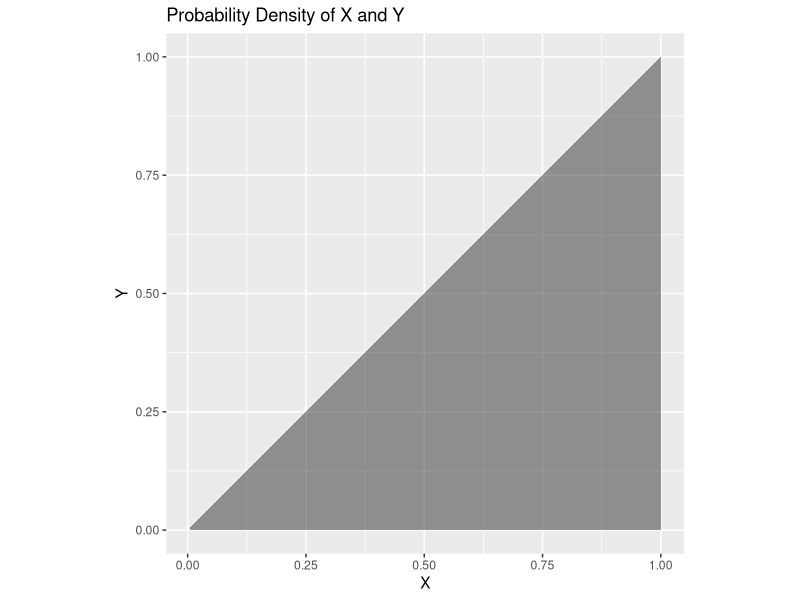
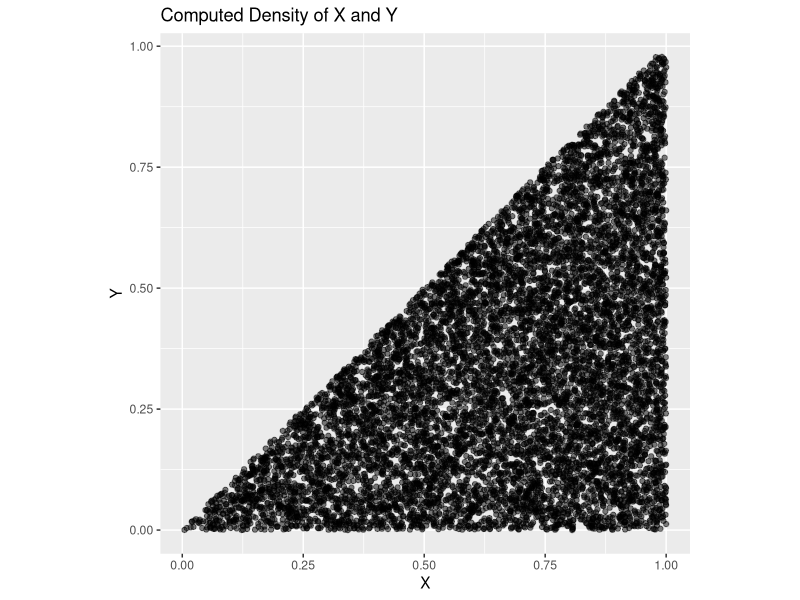
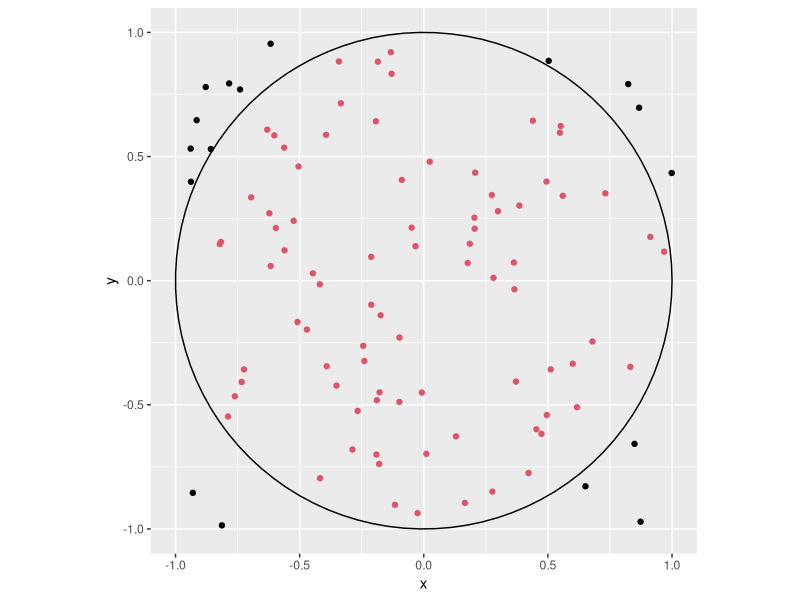
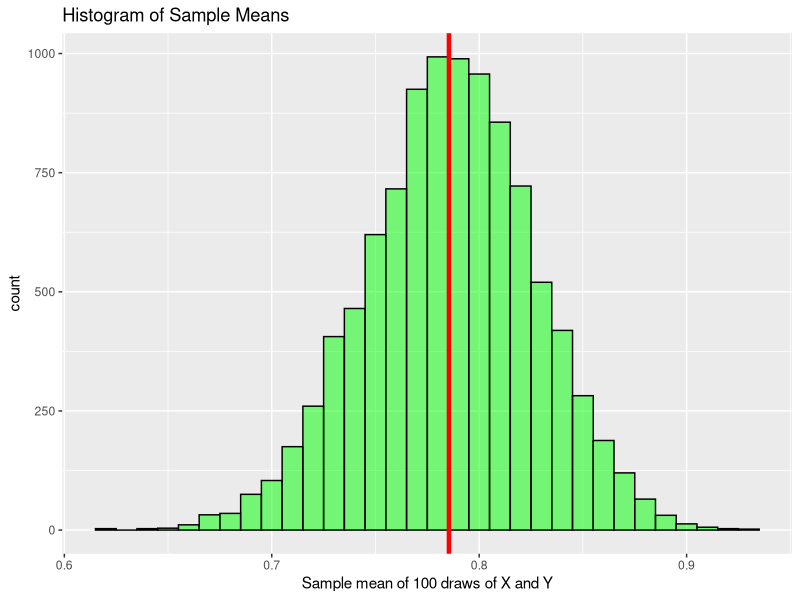

R code for these plots, in order:
## ---- chunk 1
knitr::opts_chunk$set(echo = TRUE)
library(ggplot2)
## ---- chunk 2
n = 2
p = 3/4
x = c(0,1,2)
(P = dbinom(x, size=2, prob=p))
## ---- chunk 3
(F = pbinom(x, size=2, prob=p))
## ---- chunk 4
(E = sum(x * P))
## ---- chunk 5
(V = sum(x^2 * P) - E^2)
## ---- chunk 6
a1 = seq(0,1,.0001)
a2 = seq(0,1,.0001)
## ---- chunk 7
single_sample = function(df,a1,a2){
  S = c(sample(a1, 1, replace=T), sample(a2, 1, replace=T))
  x = max(S)
  y = min(S)
  return(rbind(df, data.frame('x'=x,'y'=y)))
}
## ---- chunk 8
df = data.frame()
for (i in 1:10000){
  df = single_sample(df, a1, a2)
}
## ---- chunk 9
f_xy = function(x){x}
ggplot(df, aes(x,y)) + 
  stat_function(fun=f_xy, geom='area', alpha=0.5) +
  labs(title='Probability Density of X and Y',
       x='X',
       y='Y'
  ) +
  coord_fixed()
## ---- chunk 10
ggplot() + 
  geom_point(data=df, mapping=aes(x,y), alpha=0.5) +
  labs(title = 'Computed Density of X and Y',
       x = 'X',
       y = 'Y'
  ) +
  coord_fixed()
## ---- chunk 11
(Ex = mean(df$x))
2/3
## ---- chunk 12
(Ey = mean(df$y))
1/3
## ---- chunk 13
cov(df$x, df$y)
1/36
## ---- chunk 14
n = 100
(mu = pi/4)
sigma = sqrt((pi/4) - (pi^2/16))
(sigma_bar = sigma/sqrt(n))
x = 3/4
(Z = (x - mu)/(sigma_bar))
phi = .1949
(1 - phi)
(P = 1 - pnorm(x, mean=mu, sd=sigma_bar))
## ---- chunk 15
set.seed(25)
get_sample = function(n){
  x = sample(seq(-1,1,.0001),n,replace=T)
  y = sample(seq(-1,1,.0001),n,replace=T)
  d = as.numeric(x^2 + y^2 < 1)
  df = data.frame('x'=x, 'y'=y, 'd'=d)
  return(df)
}

circle = function(center=c(0,0), radius=1, n=NULL){
    theta = seq(0, 2*pi, length.out=n)
    x = center[1] + radius * cos(theta)
    y = center[2] + radius * sin(theta)
    return(data.frame(x=x, y=y))
}

n = 100
df = get_sample(n)
c = circle(n=n)
ggplot() + 
  geom_path(data=c, mapping=aes(x,y)) +
  geom_point(data=df, mapping=aes(x,y), col=df$d+1) +
  coord_fixed()
## ---- chunk 16
mean(df$d)
mu
## ---- chunk 17
sample_mean = function(n){
  df = get_sample(n)  
  return(mean(df$d))
}

iter = 10000
n = 100
S = replicate(iter, sample_mean(n))
## ---- chunk 18
dS = data.frame(S)
ggplot() + 
  geom_histogram(mapping=aes(S), data=dS, binwidth = 0.01,
                 fill='green', alpha=0.5, col='black') +
  geom_vline(xintercept=mu, col='red', lwd=1.5) +
  labs(title='Histogram of Sample Means',
       x='Sample mean of 100 draws of X and Y')
## ---- chunk 19
(sigma2 = sd(dS$S))
sigma_bar
(percent_diff = abs(((sigma_bar - sigma2)/sigma_bar) * 100))
## ---- chunk 20
length(dS$S[dS$S > 3/4]) / length(dS$S)
P
## ---- chunk 21
n = 1000
iter = 10000
S = replicate(iter, sample_mean(n))
length(S[S > 3/4]) / length(S)
(P2 = 1 - pnorm(3/4, mean=pi/4, sd=sigma/sqrt(n)))
